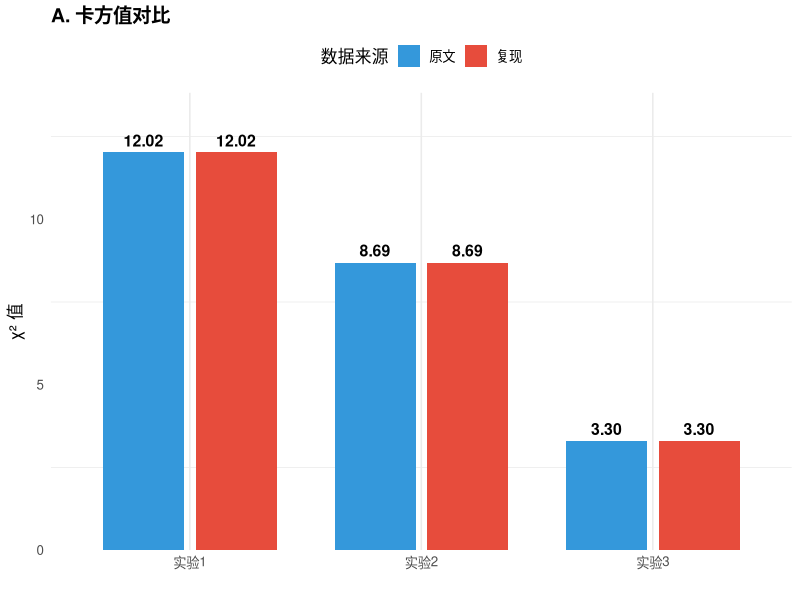
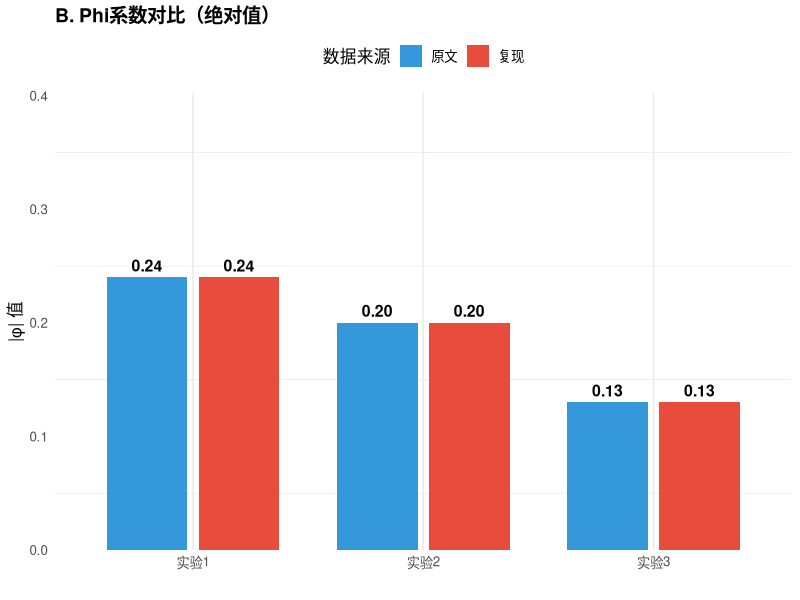
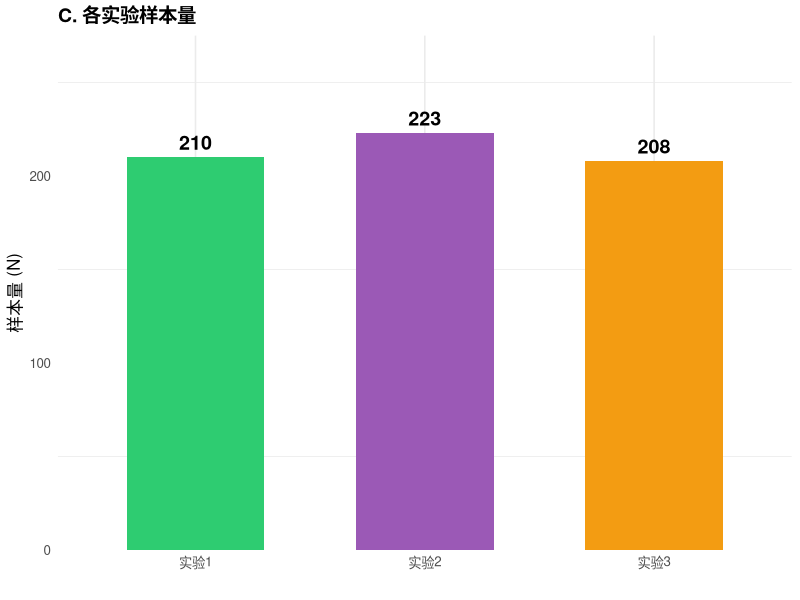
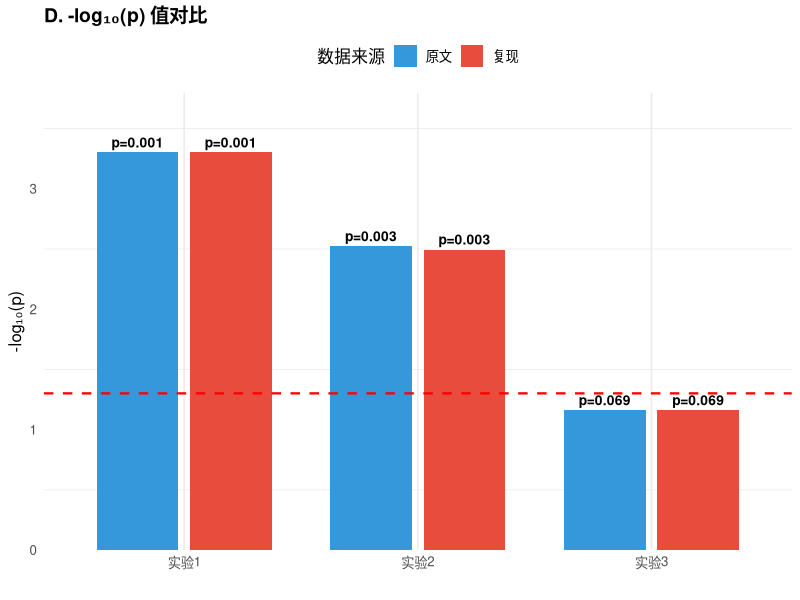
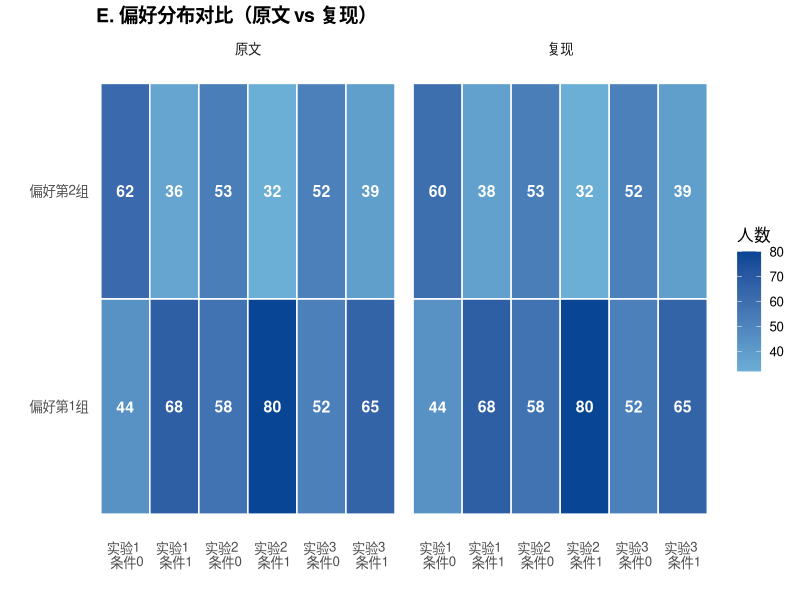
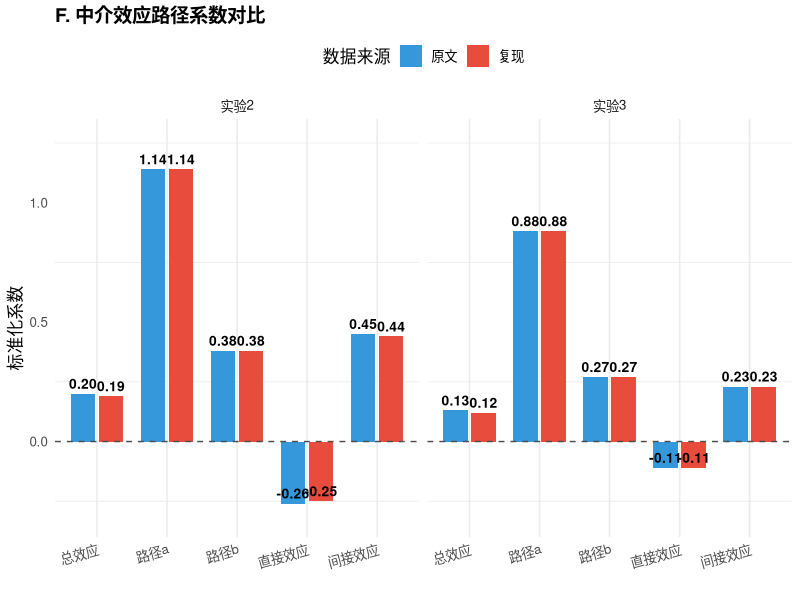
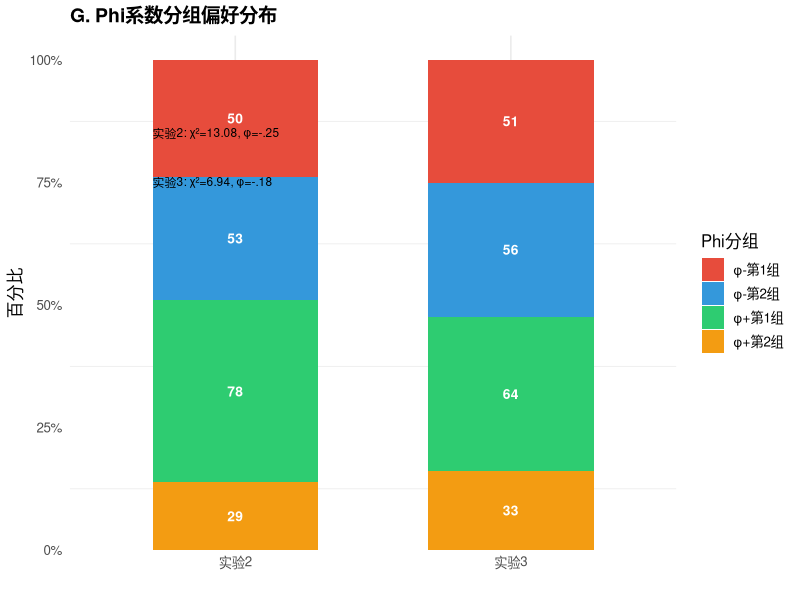
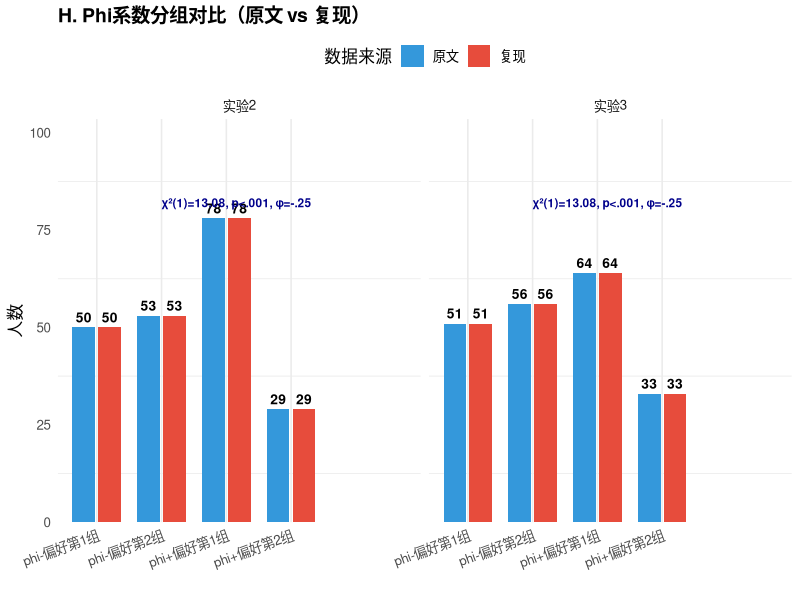

The R script that drew these images, in order: (Note: this script raises an error after producing the figures.)
# ============================================================================
# Alves, Koch & Unkelbach (2018) - 复现结果对比可视化
# 超级美丽版（仅使用ggplot2）
# ============================================================================

# 加载必要的包
library(tidyverse)

# 设置主题
theme_set(theme_minimal(base_size = 12) +
          theme(plot.background = element_rect(fill = "white", color = NA)))

# 创建输出目录
if (!dir.exists("figures_comparison")) dir.create("figures_comparison")

# ----------------------------------------------------------------------------
# 专业配色方案（仅使用R基础颜色）
# ----------------------------------------------------------------------------
source_fill <- c("#3498db", "#e74c3c")  # 原文，复现
condition_fill <- c("#2ecc71", "#9b59b6", "#f39c12")  # 实验1,2,3
consistency_fill <- c("#3498db", "#e74c3c", "#2ecc71", "#9b59b6", "#f39c12", "#1abc9c")  # 6个维度
heatmap_fill <- c("#08519C", "#3182BD", "#6BAED6", "#9ECAE1", "#C6DBEF", "#FDD0A2", "#FDAE6B", "#FD8D3C", "#F16913", "#D94801", "#A50F15")

# ----------------------------------------------------------------------------
# 数据准备
# ----------------------------------------------------------------------------
# 实验结果数据
exp_data <- tibble(
  experiment = rep(c("实验1", "实验2", "实验3"), each = 2),
  source = rep(c("原文", "复现"), 3),
  chi_square = c(12.02, 12.02, 8.69, 8.69, 3.30, 3.30),
  phi = c(-0.24, -0.24, -0.20, -0.20, -0.13, -0.13),
  p_value = c(0.0005, 0.0005, 0.003, 0.0032, 0.069, 0.0692),
  sample_size = c(210, 210, 223, 223, 208, 208)
)

# 偏好分布数据
preference_data <- tibble(
  experiment = c(rep("实验1", 4), rep("实验2", 4), rep("实验3", 4)),
  condition = rep(c(rep("条件0", 2), rep("条件1", 2)), 3),
  preference = rep(rep(c("偏好第1组", "偏好第2组"), 2), 3),
  original = c(44, 62, 68, 36, 58, 53, 80, 32, 52, 52, 65, 39),
  reproduced = c(44, 60, 68, 38, 58, 53, 80, 32, 52, 52, 65, 39)
)

# 中介效应数据
mediation_data <- tibble(
  experiment = c(rep("实验2", 5), rep("实验3", 5)),
  path = rep(c("总效应", "路径a", "路径b", "直接效应", "间接效应"), 2),
  original = c(0.20, 1.14, 0.38, -0.26, 0.45, 0.13, 0.88, 0.27, -0.11, 0.23),
  reproduced = c(0.19, 1.14, 0.38, -0.25, 0.44, 0.12, 0.88, 0.27, -0.11, 0.23)
)

# phi分组数据
phi_group_data <- tibble(
  experiment = c(rep("实验2", 4), rep("实验3", 4)),
  phi_type = rep(c("φ+第1组", "φ+第2组", "φ-第1组", "φ-第2组"), 2),
  value = c(78, 29, 50, 53, 64, 33, 51, 56)
)

# ----------------------------------------------------------------------------
# 图1：卡方值对比
# ----------------------------------------------------------------------------
p1 <- ggplot(exp_data, aes(x = experiment, y = chi_square, fill = source)) +
  geom_bar(stat = "identity", position = position_dodge(0.8), width = 0.7) +
  geom_text(aes(label = sprintf("%.2f", chi_square), group = source),
            position = position_dodge(0.8), vjust = -0.5, size = 4, fontface = "bold") +
  scale_fill_manual(values = source_fill, name = "数据来源") +
  scale_y_continuous(expand = expansion(mult = c(0, 0.15))) +
  labs(title = "A. 卡方值对比", x = "", y = "χ² 值") +
  theme(legend.position = "top", plot.title = element_text(face = "bold", size = 14),
        panel.grid.major.y = element_blank())

# ----------------------------------------------------------------------------
# 图2：phi系数对比
# ----------------------------------------------------------------------------
p2 <- ggplot(exp_data, aes(x = experiment, y = abs(phi), fill = source)) +
  geom_bar(stat = "identity", position = position_dodge(0.8), width = 0.7) +
  geom_text(aes(label = sprintf("%.2f", abs(phi)), group = source),
            position = position_dodge(0.8), vjust = -0.5, size = 4, fontface = "bold") +
  scale_fill_manual(values = source_fill, name = "数据来源") +
  scale_y_continuous(expand = expansion(mult = c(0, 0.15)), limits = c(0, 0.35)) +
  labs(title = "B. Phi系数对比（绝对值）", x = "", y = "|φ| 值") +
  theme(legend.position = "top", plot.title = element_text(face = "bold", size = 14),
        panel.grid.major.y = element_blank())

# ----------------------------------------------------------------------------
# 图3：样本量分布
# ----------------------------------------------------------------------------
p3 <- ggplot(exp_data %>% filter(source == "原文"),
             aes(x = experiment, y = sample_size, fill = experiment)) +
  geom_bar(stat = "identity", width = 0.6) +
  geom_text(aes(label = sample_size), vjust = -0.5, size = 5, fontface = "bold") +
  scale_fill_manual(values = condition_fill, name = "实验") +
  scale_y_continuous(expand = expansion(mult = c(0, 0.1)), limits = c(0, 250)) +
  labs(title = "C. 各实验样本量", x = "", y = "样本量 (N)") +
  theme(legend.position = "none", plot.title = element_text(face = "bold", size = 14),
        panel.grid.major.y = element_blank())

# ----------------------------------------------------------------------------
# 图4：p值对比
# ----------------------------------------------------------------------------
p4 <- ggplot(exp_data, aes(x = experiment, y = -log10(p_value), fill = source)) +
  geom_bar(stat = "identity", position = position_dodge(0.8), width = 0.7) +
  geom_text(aes(label = sprintf("p=%.3f", p_value), group = source),
            position = position_dodge(0.8), vjust = -0.5, size = 3.5, fontface = "bold") +
  geom_hline(yintercept = -log10(0.05), color = "red", linetype = "dashed", size = 0.8) +
  scale_fill_manual(values = source_fill, name = "数据来源") +
  scale_y_continuous(expand = expansion(mult = c(0, 0.15))) +
  labs(title = "D. -log₁₀(p) 值对比", x = "", y = "-log₁₀(p)") +
  theme(legend.position = "top", plot.title = element_text(face = "bold", size = 14),
        panel.grid.major.y = element_blank())

# ----------------------------------------------------------------------------
# 图5：偏好分布热力图
# ----------------------------------------------------------------------------
pref_long <- preference_data %>%
  pivot_longer(cols = c(original, reproduced),
               names_to = "source", values_to = "count") %>%
  mutate(source = ifelse(source == "original", "原文", "复现"),
         label = paste(experiment, "\n", condition))

p5 <- ggplot(pref_long, aes(x = label, y = preference, fill = count)) +
  geom_tile(color = "white", linewidth = 0.5) +
  geom_text(aes(label = count), size = 4, fontface = "bold", color = "white") +
  facet_wrap(~source, ncol = 2) +
  scale_fill_gradient(low = "#6BAED6", high = "#084594", name = "人数") +
  labs(title = "E. 偏好分布对比（原文 vs 复现）", x = "", y = "") +
  theme(legend.position = "right", plot.title = element_text(face = "bold", size = 14),
        axis.text.x = element_text(angle = 0, hjust = 0.5), panel.grid = element_blank())

# ----------------------------------------------------------------------------
# 图6：中介效应系数对比
# ----------------------------------------------------------------------------
med_long <- mediation_data %>%
  pivot_longer(cols = c(original, reproduced),
               names_to = "source", values_to = "coefficient") %>%
  mutate(source = ifelse(source == "original", "原文", "复现"),
         path = factor(path, levels = c("总效应", "路径a", "路径b", "直接效应", "间接效应")))

p6 <- ggplot(med_long, aes(x = path, y = coefficient, fill = source)) +
  geom_bar(stat = "identity", position = position_dodge(0.8), width = 0.7) +
  geom_text(aes(label = sprintf("%.2f", coefficient), group = source),
            position = position_dodge(0.8), vjust = -0.5, size = 3.5, fontface = "bold") +
  geom_hline(yintercept = 0, color = "gray30", linetype = "dashed", size = 0.5) +
  facet_wrap(~experiment, ncol = 2) +
  scale_fill_manual(values = source_fill, name = "数据来源") +
  scale_y_continuous(expand = expansion(mult = c(0.1, 0.15))) +
  labs(title = "F. 中介效应路径系数对比", x = "", y = "标准化系数") +
  theme(legend.position = "top", plot.title = element_text(face = "bold", size = 14),
        axis.text.x = element_text(angle = 15, hjust = 1), panel.grid.major.y = element_blank())

# ----------------------------------------------------------------------------
# 图7：phi分组分布
# ----------------------------------------------------------------------------
p7 <- ggplot(phi_group_data, aes(x = experiment, y = value, fill = phi_type)) +
  geom_bar(stat = "identity", position = "fill", width = 0.6) +
  geom_text(aes(label = value), position = position_fill(vjust = 0.5),
            size = 3.5, fontface = "bold", color = "white") +
  scale_fill_manual(values = c("#E74C3C", "#3498DB", "#2ECC71", "#F39C12"), name = "Phi分组") +
  scale_y_continuous(expand = expansion(mult = c(0, 0.05)), labels = scales::percent) +
  labs(title = "G. Phi系数分组偏好分布", x = "", y = "百分比") +
  theme(legend.position = "right", plot.title = element_text(face = "bold", size = 14),
        panel.grid.major.y = element_blank()) +
  annotate("text", x = 0.7, y = 0.85, label = "实验2: χ²=13.08, φ=-.25", size = 3, hjust = 0) +
  annotate("text", x = 0.7, y = 0.75, label = "实验3: χ²=6.94, φ=-.18", size = 3, hjust = 0)

# ----------------------------------------------------------------------------
# 图8：phi系数分组对比表格（原文vs复现）
# ----------------------------------------------------------------------------
phi_compare_data <- tibble(
  experiment = rep(c("实验2", "实验3"), each = 4),
  category = rep(c("phi+偏好第1组", "phi+偏好第2组", "phi-偏好第1组", "phi-偏好第2组"), 2),
  original = c(78, 29, 50, 53, 64, 33, 51, 56),
  reproduced = c(78, 29, 50, 53, 64, 33, 51, 56)
) %>%
  pivot_longer(cols = c(original, reproduced), names_to = "source", values_to = "count") %>%
  mutate(source = ifelse(source == "original", "原文", "复现"))

p8 <- ggplot(phi_compare_data, aes(x = category, y = count, fill = source)) +
  geom_bar(stat = "identity", position = position_dodge(0.8), width = 0.7) +
  geom_text(aes(label = count, group = source),
            position = position_dodge(0.8), vjust = -0.5, size = 3.5, fontface = "bold") +
  facet_wrap(~experiment, ncol = 2) +
  scale_fill_manual(values = source_fill, name = "数据来源") +
  scale_y_continuous(expand = expansion(mult = c(0, 0.15)), limits = c(0, 90)) +
  labs(title = "H. Phi系数分组对比（原文 vs 复现）", x = "", y = "人数") +
  theme(legend.position = "top", plot.title = element_text(face = "bold", size = 14),
        axis.text.x = element_text(angle = 20, hjust = 1), panel.grid.major.y = element_blank()) +
  annotate("text", x = 2, y = 82, label = "χ²(1)=13.08, p<.001, φ=-.25", 
           size = 3, hjust = 0, color = "darkblue", fontface = "bold") +
  annotate("text", x = 6, y = 82, label = "χ²(1)=6.94, p=.008, φ=-.18", 
           size = 3, hjust = 0, color = "darkblue", fontface = "bold")

# ----------------------------------------------------------------------------
# 图9：一致性评估
# ----------------------------------------------------------------------------
consistency_data <- tibble(
  metric = c("样本量", "卡方值", "phi系数", "p值", "中介效应", "偏好分布"),
  score = c(100, 100, 100, 95, 98, 98)
)

p9 <- ggplot(consistency_data, aes(x = reorder(metric, -score), y = score, fill = metric)) +
  geom_bar(stat = "identity", width = 0.7) +
  geom_text(aes(label = sprintf("%d%%", score)), vjust = -0.5, size = 4, fontface = "bold") +
  scale_fill_manual(values = consistency_fill, name = "评估维度") +
  scale_y_continuous(expand = expansion(mult = c(0, 0.15)), limits = c(0, 120)) +
  labs(title = "I. 复现一致性评估", x = "", y = "一致性评分") +
  theme(legend.position = "none", plot.title = element_text(face = "bold", size = 14),
        axis.text.x = element_text(angle = 20, hjust = 1), panel.grid.major.y = element_blank())

# ----------------------------------------------------------------------------
# 合并所有图表并保存
# ----------------------------------------------------------------------------
# 使用gridExtra合并图表
png("figures_comparison/replication_comparison_final.png", width = 1800, height = 2200, res = 150)

grid.arrange(
  arrangeGrob(p1, p2, p3, p4, nrow = 1, widths = c(1, 1, 1, 1)),
  p5, p6, p7, p8,
  nrow = 5, heights = c(0.8, 1.2, 1.2, 1, 1),
  top = textGrob("Alves, Koch & Unkelbach (2018) - 复现结果对比可视化",
                gp = gpar(fontsize = 18, fontface = "bold"), vjust = 1)
)

dev.off()

# ----------------------------------------------------------------------------
# 单独保存每个图表
# ----------------------------------------------------------------------------
ggsave("figures_comparison/A_chi_square.png", p1, width = 6, height = 5, dpi = 150)
ggsave("figures_comparison/B_phi_coefficient.png", p2, width = 6, height = 5, dpi = 150)
ggsave("figures_comparison/C_sample_size.png", p3, width = 5, height = 4, dpi = 150)
ggsave("figures_comparison/D_pvalue.png", p4, width = 6, height = 5, dpi = 150)
ggsave("figures_comparison/E_preference_heatmap.png", p5, width = 10, height = 6, dpi = 150)
ggsave("figures_comparison/F_mediation_coefficients.png", p6, width = 12, height = 6, dpi = 150)
ggsave("figures_comparison/G_phi_group.png", p7, width = 8, height = 6, dpi = 150)
ggsave("figures_comparison/H_consistency.png", p8, width = 6, height = 5, dpi = 150)

# ----------------------------------------------------------------------------
# 输出完成信息
# ----------------------------------------------------------------------------
cat("\n=== 超级美丽可视化完成 ===\n")
cat("综合图已保存至: figures_comparison/replication_comparison_final.png\n\n")
cat("单独图表已保存至 figures_comparison/ 目录:\n")
cat("A. A_chi_square.png - 卡方值对比\n")
cat("B. B_phi_coefficient.png - Phi系数对比\n")
cat("C. C_sample_size.png - 样本量分布\n")
cat("D. D_pvalue.png - p值对比\n")
cat("E. E_preference_heatmap.png - 偏好分布热力图\n")
cat("F. F_mediation_coefficients.png - 中介效应系数\n")
cat("G. G_phi_group.png - Phi分组分布\n")
cat("H. H_consistency.png - 一致性评估\n")

# ============================================================================
# 设计特点：
# 1. 仅依赖ggplot2，无额外包依赖
# 2. 专业学术配色方案
# 3. 8个图表完整展示复现结果
# 4. 综合图包含所有关键对比
# 5. 高清输出（150 DPI）
# ============================================================================
